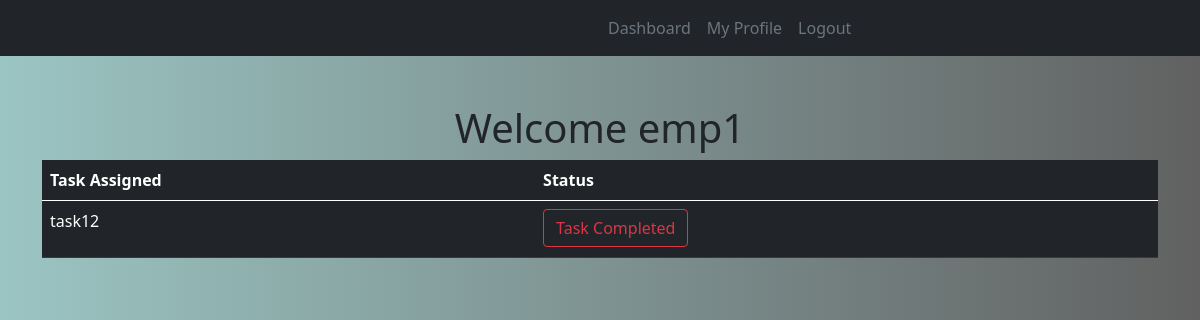
The page /employee/3 (signed in) on the database as committed earlier.
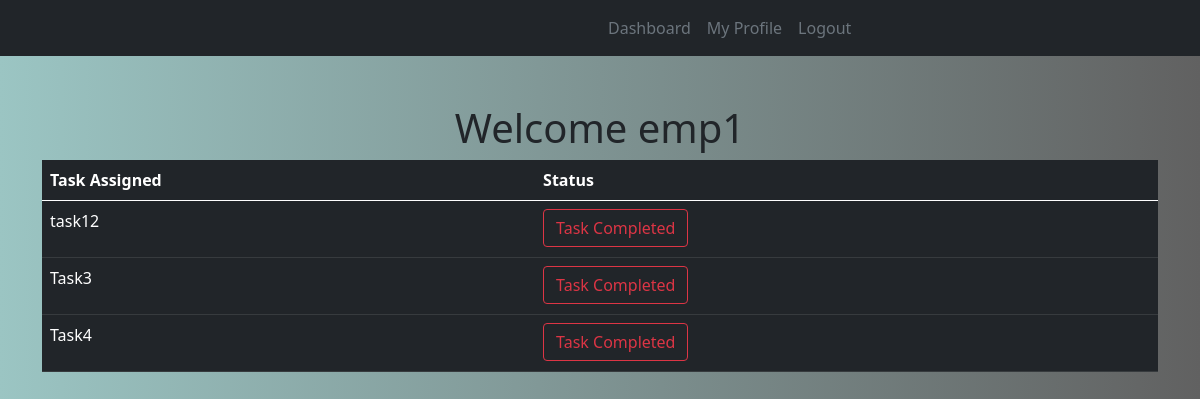
The same page on the database as committed later.
### employees/models.py (models this page shows, shortened)
class Task(models.Model):
    STATUS = (
        ('completed','completed'),
        ('pending','pending'),
    )
    task = models.CharField(max_length=200, null=True)
    employee = models.ForeignKey(Employee, null=True, on_delete=models.CASCADE)

### employees/views.py (the view)
# urls.py: path('employee/<str:pk1>',views.tasks, name='dashboard'),
@login_required(login_url="login")
def tasks(request, pk1):
    emp = Employee.objects.get(id=pk1)
    tasks = emp.task_set.all()
    return render(request, 'employees/dashboard.html',{'tasks':tasks})

### employees/templates/employees/dashboard.html (shortened to what this page needs)
{% extends 'employees/main.html' %}
{% block content %}
<h1 class="text-center">Welcome {{user.username }}</h1>
<table class="table table-dark mt-1">
    <thead>
      <tr>
        <th scope="col">Task Assigned</th>
        <th scope="col">Status</th>
      </tr>
    </thead>
    <tbody>
        {% for task in tasks %}
      <tr>
        <td><p class="text-white">{{ task.task }}</p></td>
        <td>
         <a href="{% url 'del-task' task.id %}" class="btn btn-outline-danger">Task Completed</a>
        </td>
      </tr>
      {% endfor %}
    </tbody>
  </table>
{% endblock %}

Rows that differ between the two databases and show on the page:
added Task: task "Task3"
added Task: task "Task4"
